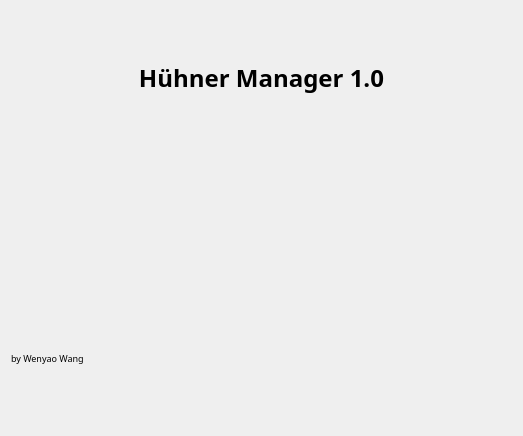
<?xml version="1.0" encoding="UTF-8"?>
<ui version="4.0">
 <class>spalshScreen</class>
 <widget class="QWidget" name="spalshScreen">
  <property name="geometry">
   <rect>
    <x>0</x>
    <y>0</y>
    <width>523</width>
    <height>436</height>
   </rect>
  </property>
  <property name="windowTitle">
   <string>Form</string>
  </property>
  <layout class="QGridLayout" name="gridLayout">
   <item row="0" column="0">
    <layout class="QVBoxLayout" name="verticalLayout">
     <item>
      <widget class="QLabel" name="label_2">
       <property name="font">
        <font>
         <family>Javanese Text</family>
         <pointsize>18</pointsize>
         <bold>true</bold>
        </font>
       </property>
       <property name="text">
        <string>Hühner Manager 1.0</string>
       </property>
       <property name="alignment">
        <set>Qt::AlignCenter</set>
       </property>
      </widget>
     </item>
     <item>
      <widget class="QLabel" name="label">
       <property name="maximumSize">
        <size>
         <width>523</width>
         <height>436</height>
        </size>
       </property>
       <property name="text">
        <string/>
       </property>
       <property name="pixmap">
        <pixmap resource="Ressourcen.qrc">:/img/Image/Hühner.jpeg</pixmap>
       </property>
       <property name="scaledContents">
        <bool>true</bool>
       </property>
      </widget>
     </item>
     <item>
      <widget class="QLabel" name="label_3">
       <property name="font">
        <font>
         <family>Segoe Print</family>
         <pointsize>7</pointsize>
        </font>
       </property>
       <property name="text">
        <string>by Wenyao Wang</string>
       </property>
      </widget>
     </item>
    </layout>
   </item>
  </layout>
 </widget>
 <resources>
  <include location="Ressourcen.qrc"/>
 </resources>
 <connections/>
</ui>
